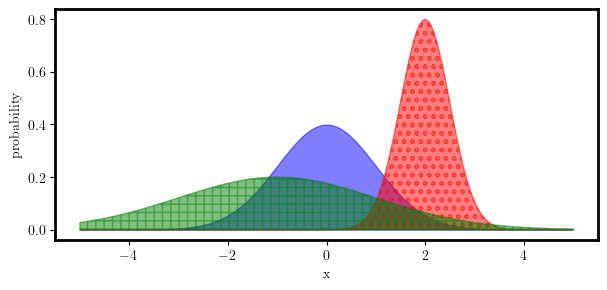

The script that saved this image:
import numpy as np
import matplotlib
matplotlib.rcParams.update({
    "pgf.texsystem": "pdflatex",
    'font.family': 'serif',
    'text.usetex': True,
    'pgf.rcfonts': False})
import matplotlib.pylab as plt
plt.rcParams['axes.facecolor'] = 'white'
plt.rcParams['axes.linewidth'] = 2
plt.close('all')

from scipy.stats import norm
x = np.linspace(-5, 5, 1000)

plt.rcParams['figure.figsize'] = [7, 3]
plt.figure()
y = norm(0, 1).pdf(x)
plt.fill_between(x, y, color='b', alpha = 0.50)

y = norm(2, 0.5).pdf(x)
plt.fill_between(x, y, hatch='oo', color='r', alpha = 0.50)

y = norm(-1, 2).pdf(x)
plt.fill_between(x, y, hatch='++', color='g', alpha = 0.50)


plt.xlabel('x')
plt.ylabel('probability')
plt.savefig('gaussDistribution.png', bbox_inches='tight')
plt.savefig('gaussDistribution.pdf', bbox_inches='tight')
